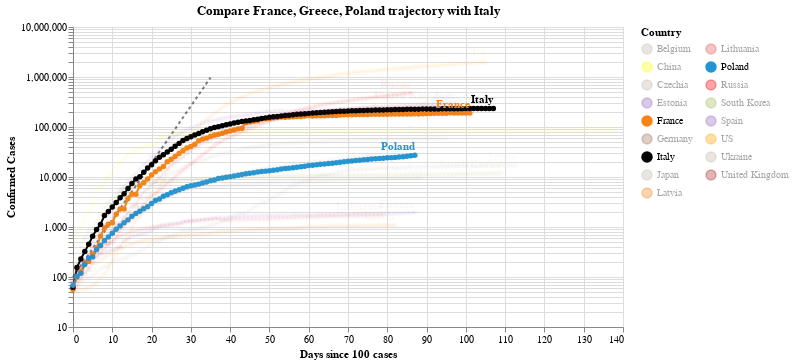

Here is the notebook cell this chart was saved with:
### Code cell
#hide_input
chart2 = make_since_chart(dff2, ['France', 'Greece', 'Poland'], baseline_countries)
chart2

### Figure 1 — Vega-Lite specification as saved in the notebook (floating-point values rounded to 4 significant figures; data arrays with more than 128 entries replaced by an {"elided": "..."} marker saying what was removed)
{"config": {"view": {"continuousWidth": 400, "continuousHeight": 300}}, "layer": [{"data": {"name": "data-628230001892d6798b50651be41d1b3e"}, "mark": {"type": "line", "color": "black", "opacity": 0.5, "strokeDash": [3, 3]}, "encoding": {"x": {"type": "quantitative", "field": "Days since 100 cases"}, "y": {"type": "quantitative", "field": "Confirmed Cases"}}}, {"data": {"name": "data-681c8d9c12e22b4f736da7411f818ec3"}, "mark": {"type": "line", "point": true}, "encoding": {"color": {"type": "nominal", "field": "Country", "legend": {"columns": 2}, "scale": {"domain": ["Belgium", "China", "Czechia", "Estonia", "France", "Germany", "Italy", "Japan", "Latvia", "Lithuania", "Poland", "Russia", "South Korea", "Spain", "US", "Ukraine", "United Kingdom"], "range": ["#C1B7AD", "yellow", "#C1B7AD", "#9467bd", "#F58518", "#9D755D", "black", "#C1B7AD", "#F58518", "#E45756", "#2495D3", "red", "#A1BA59", "#9467bd", "orange", "#C1B7AD", "brown"]}}, "opacity": {"condition": {"value": 1, "selection": "selector005"}, "value": 0.05}, "tooltip": [{"type": "nominal", "field": "Country"}, {"type": "temporal", "field": "Date"}, {"type": "quantitative", "field": "Confirmed Cases"}, {"type": "quantitative", "field": "Days since 100 cases"}], "x": {"type": "quantitative", "field": "Days since 100 cases"}, "y": {"type": "quantitative", "field": "Confirmed Cases", "scale": {"type": "log"}}}, "selection": {"selector005": {"type": "multi", "fields": ["Country"], "bind": "legend", "init": [{"Country": "France"}, {"Country": "Greece"}, {"Country": "Poland"}, {"Country": "Italy"}]}}, "width": 550}, {"data": {"name": "data-681c8d9c12e22b4f736da7411f818ec3"}, "mark": {"type": "text", "align": "right", "dy": -8, "fontWeight": "bold"}, "encoding": {"color": {"type": "nominal", "field": "Country", "legend": {"columns": 2}, "scale": {"domain": ["Belgium", "China", "Czechia", "Estonia", "France", "Germany", "Italy", "Japan", "Latvia", "Lithuania", "Poland", "Russia", "South Korea", "Spain", "US", "Ukraine", "United Kingdom"], "range": ["#C1B7AD", "yellow", "#C1B7AD", "#9467bd", "#F58518", "#9D755D", "black", "#C1B7AD", "#F58518", "#E45756", "#2495D3", "red", "#A1BA59", "#9467bd", "orange", "#C1B7AD", "brown"]}}, "opacity": {"condition": {"value": 1, "selection": "selector005"}, "value": 0.05}, "text": {"type": "nominal", "field": "Country"}, "tooltip": [{"type": "nominal", "field": "Country"}, {"type": "temporal", "field": "Date"}, {"type": "quantitative", "field": "Confirmed Cases"}, {"type": "quantitative", "field": "Days since 100 cases"}], "x": {"type": "quantitative", "field": "Days since 100 cases"}, "y": {"type": "quantitative", "field": "Confirmed Cases", "scale": {"type": "log"}}}, "transform": [{"filter": "(datum['Date'] >= 1591574400000)"}], "width": 550}], "title": "Compare France, Greece, Poland trajectory with Italy", "$schema": "https://vega.github.io/schema/vega-lite/v4.0.2.json", "datasets": {"data-628230001892d6798b50651be41d1b3e": [{"Days since 100 cases": 0, "Confirmed Cases": 100.0}, {"Days since 100 cases": 1, "Confirmed Cases": 130.0}, {"Days since 100 cases": 2, "Confirmed Cases": 169.0}, {"Days since 100 cases": 3, "Confirmed Cases": 219.7}, {"Days since 100 cases": 4, "Confirmed Cases": 285.6}, {"Days since 100 cases": 5, "Confirmed Cases": 371.3}, {"Days since 100 cases": 6, "Confirmed Cases": 482.7}, {"Days since 100 cases": 7, "Confirmed Cases": 627.5}, {"Days since 100 cases": 8, "Confirmed Cases": 815.7}, {"Days since 100 cases": 9, "Confirmed Cases": 1060.0}, {"Days since 100 cases": 10, "Confirmed Cases": 1379.0}, {"Days since 100 cases": 11, "Confirmed Cases": 1792.0}, {"Days since 100 cases": 12, "Confirmed Cases": 2330.0}, {"Days since 100 cases": 13, "Confirmed Cases": 3029.0}, {"Days since 100 cases": 14, "Confirmed Cases": 3937.0}, {"Days since 100 cases": 15, "Confirmed Cases": 5119.0}, {"Days since 100 cases": 16, "Confirmed Cases": 6654.0}, {"Days since 100 cases": 17, "Confirmed Cases": 8650.0}, {"Days since 100 cases": 18, "Confirmed Cases": 11250.0}, {"Days since 100 cases": 19, "Confirmed Cases": 14620.0}, {"Days since 100 cases": 20, "Confirmed Cases": 19000.0}, {"Days since 100 cases": 21, "Confirmed Cases": 24710.0}, {"Days since 100 cases": 22, "Confirmed Cases": 32120.0}, {"Days since 100 cases": 23, "Confirmed Cases": 41750.0}, {"Days since 100 cases": 24, "Confirmed Cases": 54280.0}, {"Days since 100 cases": 25, "Confirmed Cases": 70560.0}, {"Days since 100 cases": 26, "Confirmed Cases": 91730.0}, {"Days since 100 cases": 27, "Confirmed Cases": 119300.0}, {"Days since 100 cases": 28, "Confirmed Cases": 155000.0}, {"Days since 100 cases": 29, "Confirmed Cases": 201500.0}, {"Days since 100 cases": 30, "Confirmed Cases": 262000.0}, {"Days since 100 cases": 31, "Confirmed Cases": 340600.0}, {"Days since 100 cases": 32, "Confirmed Cases": 442800.0}, {"Days since 100 cases": 33, "Confirmed Cases": 575600.0}, {"Days since 100 cases": 34, "Confirmed Cases": 748300.0}, {"Days since 100 cases": 35, "Confirmed Cases": 972800.0}], "data-681c8d9c12e22b4f736da7411f818ec3": {"elided": "1669 records"}}}
